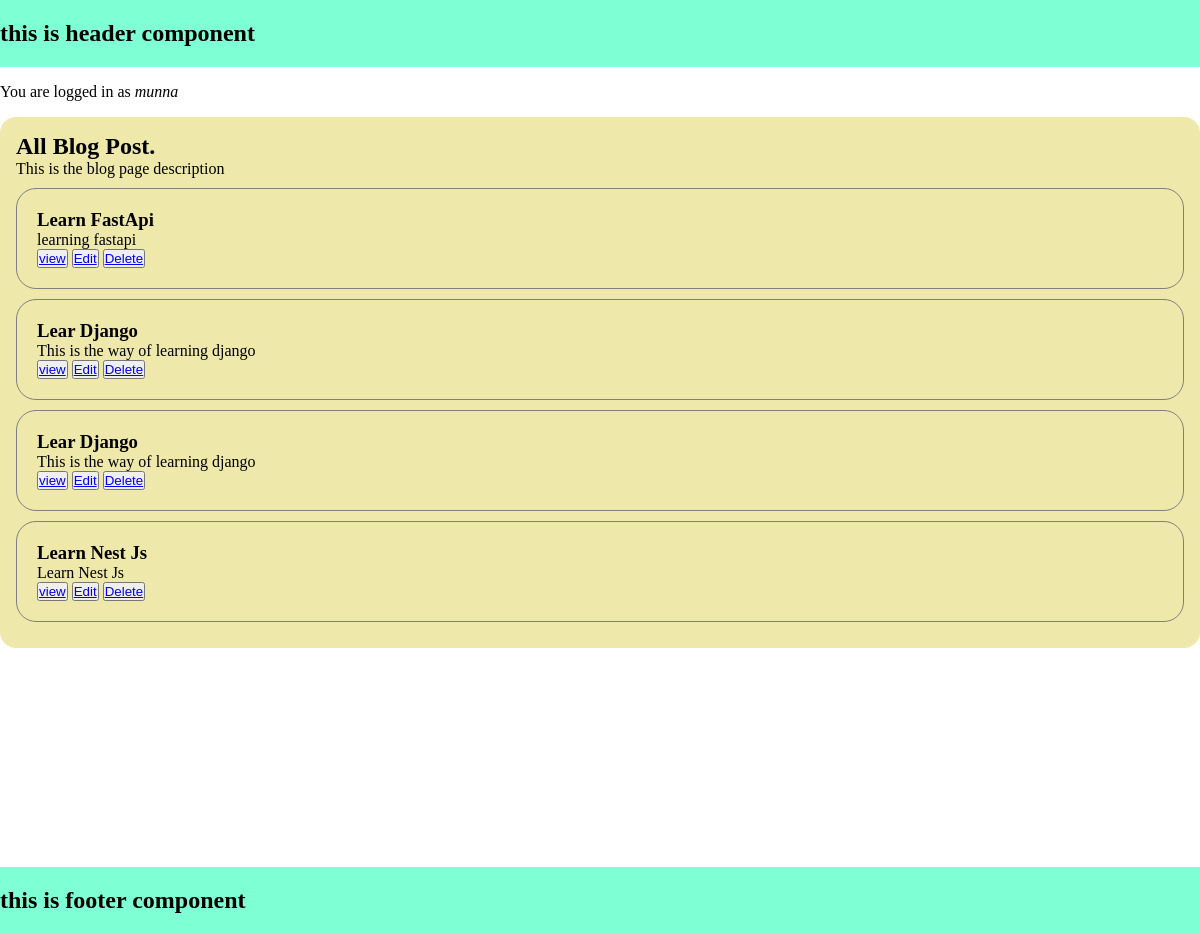
Page /blog/ (signed in) on the committed database.
### blog/models.py (models this page shows, shortened)
class Post(models.Model):
    title = models.CharField(max_length=200)
    author = models.ForeignKey("auth.User", on_delete=models.CASCADE)
    body = models.TextField()

### blog/views.py (the view)
# urls.py: path("", BlogPageView.as_view(), name="blog_home"),
class BlogPageView(ListView):
    model = Post
    template_name = "blog/index.html"
    context_object_name = "post_list"

### blog/templates/blog/index.html
{% extends '_base.html' %} {% load static %} {% block page_css %}
<link rel="stylesheet" href="{% static 'blog/css/index.css' %}" />
{% endblock %} {% block content %}
<h2>All Blog Post.</h2>
<p>This is the blog page description</p>
<div>
  {% for post in post_list %}
  <div class="blog_container">
    <h3>{{ post.title }}</h3>
    <p>{{ post.body}}</p>
    <button>
      <a href="{% url 'blog_detail' post.pk %}">view</a>
    </button>
    <button>
      <a href="{% url 'blog_update' post.pk %}">Edit</a>
    </button>
    <button>
      <a href="{% url 'blog_delete' post.pk %}">Delete</a>
    </button>
  </div>
  {% endfor %}
</div>
{% endblock %}

### templates/_base.html (shortened to what this page needs)
{% load static %}
<!DOCTYPE html>
<html lang="en">
  <head>
    <link rel="stylesheet" href="{% static 'css/_base.css' %}" />
    {% block page_css %}{% endblock %}
  </head>
  <body>
    <header class="container header">
      <h2>this is header component</h2>
    </header>
    <main class="container main">
      <div class="title">
        {% if user.is_authenticated %}
        <p>You are logged in as <em>{{ user.username }}</em></p>
        {% endif %}
      </div>
      <div class="content">
        {% block content %} {% endblock %}
      </div>
    </main>
    <footer class="container footer">
      <h2>this is footer component</h2>
    </footer>
  </body>
</html>

### static/css/_base.css (style rules this page uses)
* { margin: 0px; padding: 0px; box-sizing: border-box; }
.container { width: 100%; max-width: 1240px; margin: 0 auto; }
.main { width: 100%; min-height: 100vh; }
.title { padding: 16px 0px; }
.content { padding: 16px; background-color: palegoldenrod; border-radius: 16px; }
.header, .footer { background-color: aquamarine; padding: 20px 0px; }

### blog/static/blog/css/index.css (style rules this page uses)
.blog_container { padding: 20px; margin: 10px 0px; border: 1px solid gray; border-radius: 20px; }

### rows in the picture
Post: title "Learn FastApi", body "learning fastapi"
Post: title "Lear Django", body "This is the way of learning django"
Post: title "Lear Django", body "This is the way of learning django"
Post: title "Learn Nest Js", body "Learn Nest Js"

### other values in the picture
{{ user.username }} "munna"
